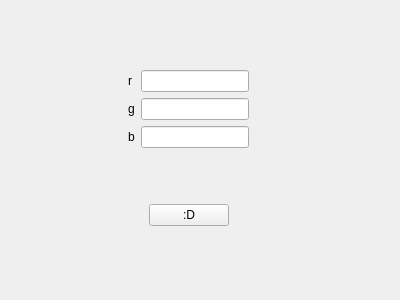
<?xml version="1.0" encoding="UTF-8"?>
<ui version="4.0">
 <class>ColorDialog</class>
 <widget class="QWidget" name="ColorDialog">
  <property name="geometry">
   <rect>
    <x>0</x>
    <y>0</y>
    <width>400</width>
    <height>300</height>
   </rect>
  </property>
  <property name="windowTitle">
   <string>Form</string>
  </property>
  <widget class="QWidget" name="layoutWidget">
   <property name="geometry">
    <rect>
     <x>70</x>
     <y>20</y>
     <width>237</width>
     <height>256</height>
    </rect>
   </property>
   <layout class="QGridLayout" name="gridLayout_2">
    <item row="0" column="0">
     <spacer name="verticalSpacer">
      <property name="orientation">
       <enum>Qt::Vertical</enum>
      </property>
      <property name="sizeHint" stdset="0">
       <size>
        <width>20</width>
        <height>40</height>
       </size>
      </property>
     </spacer>
    </item>
    <item row="1" column="0">
     <layout class="QHBoxLayout" name="horizontalLayout">
      <item>
       <spacer name="horizontalSpacer">
        <property name="orientation">
         <enum>Qt::Horizontal</enum>
        </property>
        <property name="sizeHint" stdset="0">
         <size>
          <width>40</width>
          <height>20</height>
         </size>
        </property>
       </spacer>
      </item>
      <item>
       <layout class="QGridLayout" name="gridLayout">
        <item row="0" column="0">
         <widget class="QLabel" name="label">
          <property name="text">
           <string>r</string>
          </property>
         </widget>
        </item>
        <item row="1" column="1">
         <widget class="QLineEdit" name="m_g"/>
        </item>
        <item row="2" column="0">
         <widget class="QLabel" name="label_2">
          <property name="text">
           <string>b</string>
          </property>
         </widget>
        </item>
        <item row="2" column="1">
         <widget class="QLineEdit" name="m_b"/>
        </item>
        <item row="1" column="0">
         <widget class="QLabel" name="label_3">
          <property name="text">
           <string>g</string>
          </property>
         </widget>
        </item>
        <item row="0" column="1">
         <widget class="QLineEdit" name="m_r"/>
        </item>
       </layout>
      </item>
      <item>
       <spacer name="horizontalSpacer_2">
        <property name="orientation">
         <enum>Qt::Horizontal</enum>
        </property>
        <property name="sizeHint" stdset="0">
         <size>
          <width>40</width>
          <height>20</height>
         </size>
        </property>
       </spacer>
      </item>
     </layout>
    </item>
    <item row="2" column="0">
     <spacer name="verticalSpacer_3">
      <property name="orientation">
       <enum>Qt::Vertical</enum>
      </property>
      <property name="sizeHint" stdset="0">
       <size>
        <width>20</width>
        <height>40</height>
       </size>
      </property>
     </spacer>
    </item>
    <item row="3" column="0">
     <layout class="QHBoxLayout" name="horizontalLayout_2">
      <item>
       <spacer name="horizontalSpacer_4">
        <property name="orientation">
         <enum>Qt::Horizontal</enum>
        </property>
        <property name="sizeHint" stdset="0">
         <size>
          <width>40</width>
          <height>20</height>
         </size>
        </property>
       </spacer>
      </item>
      <item>
       <widget class="QPushButton" name="m_commitBtn">
        <property name="text">
         <string>:D</string>
        </property>
       </widget>
      </item>
      <item>
       <spacer name="horizontalSpacer_3">
        <property name="orientation">
         <enum>Qt::Horizontal</enum>
        </property>
        <property name="sizeHint" stdset="0">
         <size>
          <width>40</width>
          <height>20</height>
         </size>
        </property>
       </spacer>
      </item>
     </layout>
    </item>
    <item row="4" column="0">
     <spacer name="verticalSpacer_2">
      <property name="orientation">
       <enum>Qt::Vertical</enum>
      </property>
      <property name="sizeHint" stdset="0">
       <size>
        <width>20</width>
        <height>40</height>
       </size>
      </property>
     </spacer>
    </item>
   </layout>
  </widget>
 </widget>
 <resources/>
 <connections/>
</ui>
